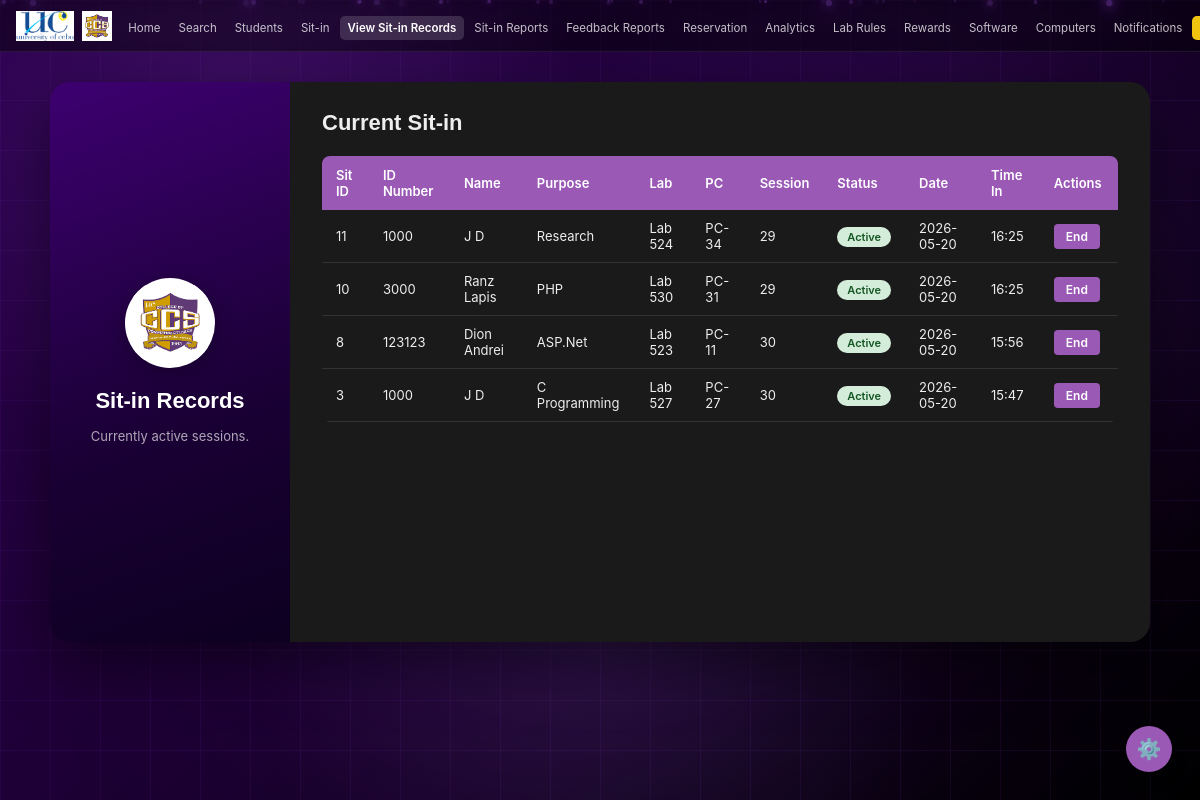
/admin/sitin/records (signed in), run on the app's committed database.
### tables this page shows
CREATE TABLE sitin (
        id INTEGER PRIMARY KEY AUTOINCREMENT,
        idnum TEXT NOT NULL,
        name TEXT NOT NULL,
        purpose TEXT NOT NULL,
        lab TEXT NOT NULL,
        session INTEGER NOT NULL,
        date TEXT NOT NULL DEFAULT (DATE('now')),
        time_in TEXT,
        time_out TEXT,
        pc_id INTEGER
    );

CREATE TABLE computer_units (
        id INTEGER PRIMARY KEY AUTOINCREMENT,
        pc_number TEXT NOT NULL,
        lab_id INTEGER NOT NULL,
        status TEXT NOT NULL DEFAULT 'Available',
        FOREIGN KEY (lab_id) REFERENCES laboratory(id)
    );

### app.py (the view)
@app.route('/admin/sitin/records')
def admin_sitin_records():
    if not admin_required():
        return redirect(url_for('login'))
    conn = get_db()
    records = conn.execute('''
        SELECT s.*, cu.pc_number
        FROM sitin s
        LEFT JOIN computer_units cu ON s.pc_id = cu.id
        ORDER BY s.id DESC
    ''').fetchall()
    conn.close()
    return render_template('admin/sitin_records.html', records=records)

### app.py (called while the page is built, shortened)
def get_db():
    conn = sqlite3.connect(os.path.join(BASE_DIR, 'database.db'))
    conn.row_factory = sqlite3.Row
    return conn

@app.before_request
def csrf_protect():
    if 'csrf_token' not in session:
        session['csrf_token'] = secrets.token_hex(16)
    if request.method == "POST":
        token = session.get('csrf_token', '')
        form_token = request.form.get('csrf_token', '')
        if not token or token != form_token:
            flash('Invalid request. Please try again.', 'error')
            return redirect(request.url)

@app.context_processor
def inject_unread_count():
    if 'user_id' in session and session.get('role') == 'admin':
        conn = get_db()
        count = conn.execute('''
            SELECT COUNT(*) FROM notifications
            WHERE is_read = 0 AND idnum = ?
        ''', (session['user_idnum'],)).fetchone()[0]
        conn.close()
        return dict(unread_count=count)
    return dict(unread_count=0)

def admin_required():
    return 'user_id' in session and session.get('role') == 'admin'

### templates/admin/sitin_records.html (shortened to what this page needs)
<!DOCTYPE html>
<html lang="en" data-theme="dark">
<head>
  <link rel="stylesheet" href="{{ url_for('static', filename='style.css') }}">
</head>
<body>
  <nav>
    <div class="nav-left">
      <img src="{{ url_for('static', filename='uclogo.png') }}" alt="UC" class="nav-logo">
      <img src="{{ url_for('static', filename='ccsmainlogo.png') }}" alt="CCS" class="nav-logo">
    </div>
    <ul class="nav-links">
      <li><a href="{{ url_for('admin_home') }}" class="{{ 'active' if request.endpoint == 'admin_home' else '' }}">Home</a></li>
      <li><a href="{{ url_for('admin_search') }}" class="{{ 'active' if request.endpoint == 'admin_search' else '' }}">Search</a></li>
      <li><a href="{{ url_for('admin_students') }}" class="{{ 'active' if request.endpoint == 'admin_students' else '' }}">Students</a></li>
      <li><a href="{{ url_for('admin_sitin') }}" class="{{ 'active' if request.endpoint == 'admin_sitin' else '' }}">Sit-in</a></li>
      <li><a href="{{ url_for('admin_sitin_records') }}" class="{{ 'active' if request.endpoint == 'admin_sitin_records' else '' }}">View Sit-in Records</a></li>
      <li><a href="{{ url_for('admin_reports') }}" class="{{ 'active' if request.endpoint == 'admin_reports' else '' }}">Sit-in Reports</a></li>
      <li><a href="{{ url_for('admin_feedback') }}" class="{{ 'active' if request.endpoint == 'admin_feedback' else '' }}">Feedback Reports</a></li>
      <li><a href="{{ url_for('admin_reservation') }}" class="{{ 'active' if request.endpoint == 'admin_reservation' else '' }}">Reservation</a></li>
      <li><a href="{{ url_for('admin_analytics') }}" class="{{ 'active' if request.endpoint == 'admin_analytics' else '' }}">Analytics</a></li>
      <li><a href="{{ url_for('admin_labrules_view') }}" class="{{ 'active' if request.endpoint == 'admin_labrules_view' else '' }}">Lab Rules</a></li>
      <li><a href="{{ url_for('admin_rewards') }}" class="{{ 'active' if request.endpoint == 'admin_rewards' else '' }}">Rewards</a></li>
      <li><a href="{{ url_for('admin_software') }}" class="{{ 'active' if request.endpoint == 'admin_software' else '' }}">Software</a></li>
      <li><a href="{{ url_for('admin_computers') }}" class="{{ 'active' if request.endpoint == 'admin_computers' else '' }}">Computers</a></li>
      <li>
        <a href="{{ url_for('admin_notifications') }}" class="{{ 'active' if request.endpoint == 'admin_notifications' else '' }}">
          Notifications
        </a>
      </li>
      <li><a href="{{ url_for('logout') }}" class="btn-nav-logout">Log out</a></li>
    </ul>
  </nav>
  <main class="admin-main">
    <div class="admin-split-card">
      <div class="split-left">
        <div class="split-logo-circle">
          <img src="{{ url_for('static', filename='ccsmainlogo.png') }}" alt="CCS">
        </div>
        <h2 class="split-title">Sit-in Records</h2>
        <p class="split-desc">Currently active sessions.</p>
      </div>
      <div class="split-right">
        <h2 class="form-title">Current Sit-in</h2>
        <div class="table-wrap">
          <table class="admin-table">
            <thead>
              <tr>
                <th>Sit ID</th>
                <th>ID Number</th>
                <th>Name</th>
                <th>Purpose</th>
                <th>Lab</th>
                <th>PC</th>
                <th>Session</th>
                <th>Status</th>
                <th>Date</th>
                <th>Time In</th>
                <th>Actions</th>
              </tr>
            </thead>
            <tbody>
              {% for r in records %}
              <tr>
                <td>{{ r['id'] }}</td>
                <td>{{ r['idnum'] }}</td>
                <td>{{ r['name'] }}</td>
                <td>{{ r['purpose'] }}</td>
                <td>{{ r['lab'] }}</td>
                <td>{{ r['pc_number'] if r['pc_number'] else '-' }}</td>
                <td>{{ r['session'] }}</td>
                <td><span class="badge badge-active">Active</span></td>
                <td>{{ r['date'] }}</td>
                <td>{{ r['time_in'] or '-' }}</td>
                <td>
                  <a href="{{ url_for('end_sitin', record_id=r['id']) }}" class="btn-edit" onclick="return confirm('End this session?')">End</a>
                </td>
              </tr>
              {% else %}
              <tr><td colspan="11" class="no-data">No active sit-in sessions.</td></tr>
              {% endfor %}
            </tbody>
          </table>
        </div>
      </div>
    </div>
  </main>
</body>
</html>

### data on the page
sitin: id "11", idnum "1000", name "J D", purpose "Research", lab "Lab 524", pc_number "PC-34", session "29", date "2026-05-20", time_in "16:25"
sitin: id "10", idnum "3000", name "Ranz Lapis", purpose "PHP", lab "Lab 530", pc_number "PC-31", session "29", date "2026-05-20", time_in "16:25"
sitin: id "8", idnum "123123", name "Dion Andrei", purpose "ASP.Net", lab "Lab 523", pc_number "PC-11", session "30", date "2026-05-20", time_in "15:56"
sitin: id "3", idnum "1000", name "J D", purpose "C Programming", lab "Lab 527", pc_number "PC-27", session "30", date "2026-05-20", time_in "15:47"
